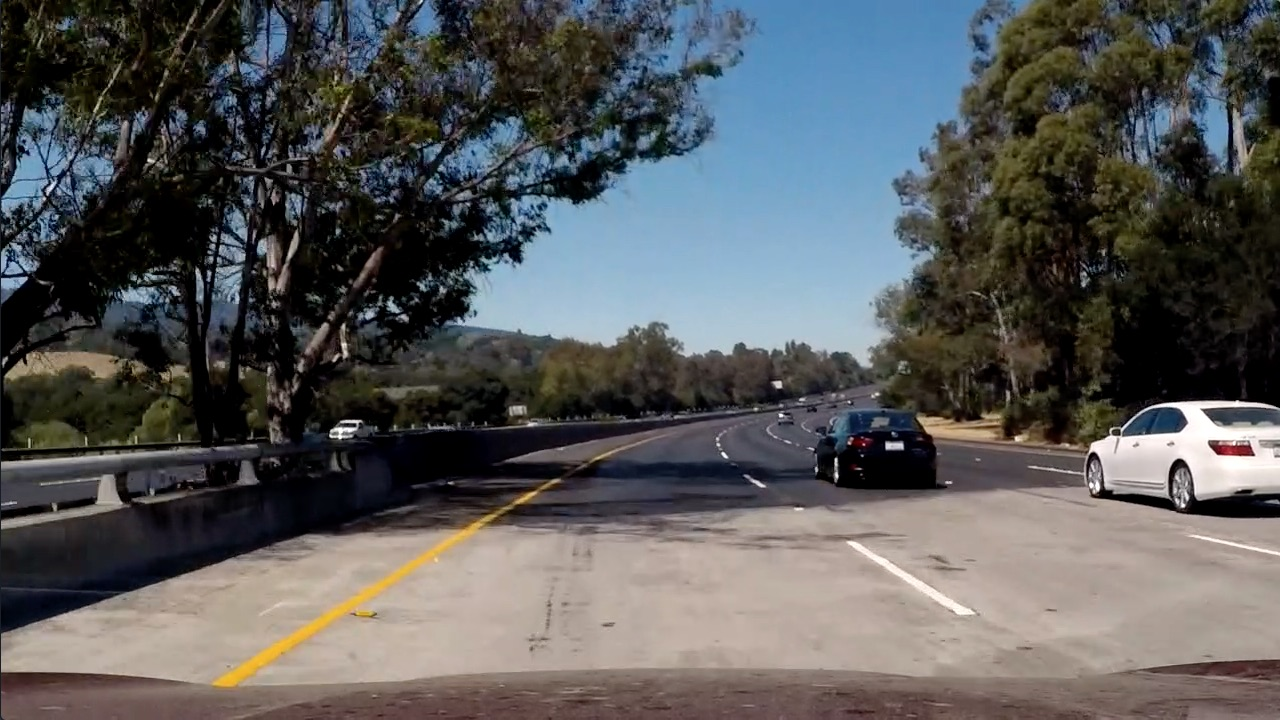
#> input picture data_input/test_images/test5.jpg, 1280 x 720 px
$ python test.py
#> lines starting #> are read from the running program, lines starting #| are printed output that depends on the picture

import numpy as np
import cv2
import matplotlib.pyplot as plt
import matplotlib.image as mpimg
import glob


def warp(img):
    img_size = (img.shape[1], img.shape[0])

    src = np.float32(
        [[685, 450],
          [1090, 710],
          [220, 710],
          [595, 450]])

    dst = np.float32(
        [[900, 0],
          [900, 710],
          [250, 710],
          [250, 0]])

    M = cv2.getPerspectiveTransform(src, dst)
    Minv = cv2.getPerspectiveTransform(dst, src)

    binary_warped = cv2.warpPerspective(img, M, img_size, flags=cv2.INTER_LINEAR)

    return binary_warped, Minv

def compare_plotted_images(image1, image2, image1_exp="Image 1", image2_exp="Image 2"):
    f, (ax1, ax2) = plt.subplots(1, 2, figsize=(24, 9))
    f.tight_layout()
    cv2.imshow('image1',image1)
    ax1.plot([685, 1090], [450, 710], color='r', linewidth="5")
    ax1.plot([1090, 220], [710, 710], color='r', linewidth="5")
    ax1.plot([220, 595], [710, 450], color='r', linewidth="5")
    ax1.plot([595, 685], [450, 450], color='r', linewidth="5")
    ax1.set_title(image1_exp, fontsize=50)
    cv2.imshow('image2',image2)
    ax2.plot([900, 900], [0, 710], color='r', linewidth="5")
    ax2.plot([900, 250], [710, 710], color='r', linewidth="5")
    ax2.plot([250, 250], [710, 0], color='r', linewidth="5")
    ax2.plot([250, 900], [0, 0], color='r', linewidth="5")
    ax2.set_title(image2_exp, fontsize=50)
    plt.subplots_adjust(left=0., right=1, top=0.9, bottom=0.)
    cv2.imshow('image test ' , warped)
    cv2.waitKey(0)
image = cv2.imread('data_input/test_images/test5.jpg')
#> image is the input picture: shape (720, 1280, 3); mean B, G, R 89.8, 89.3, 88.5
warped, Minv = warp(image)
#> in warp, `binary_warped = cv2.warpPerspective(img, M, img_size, flags=cv2.INTER_..`:
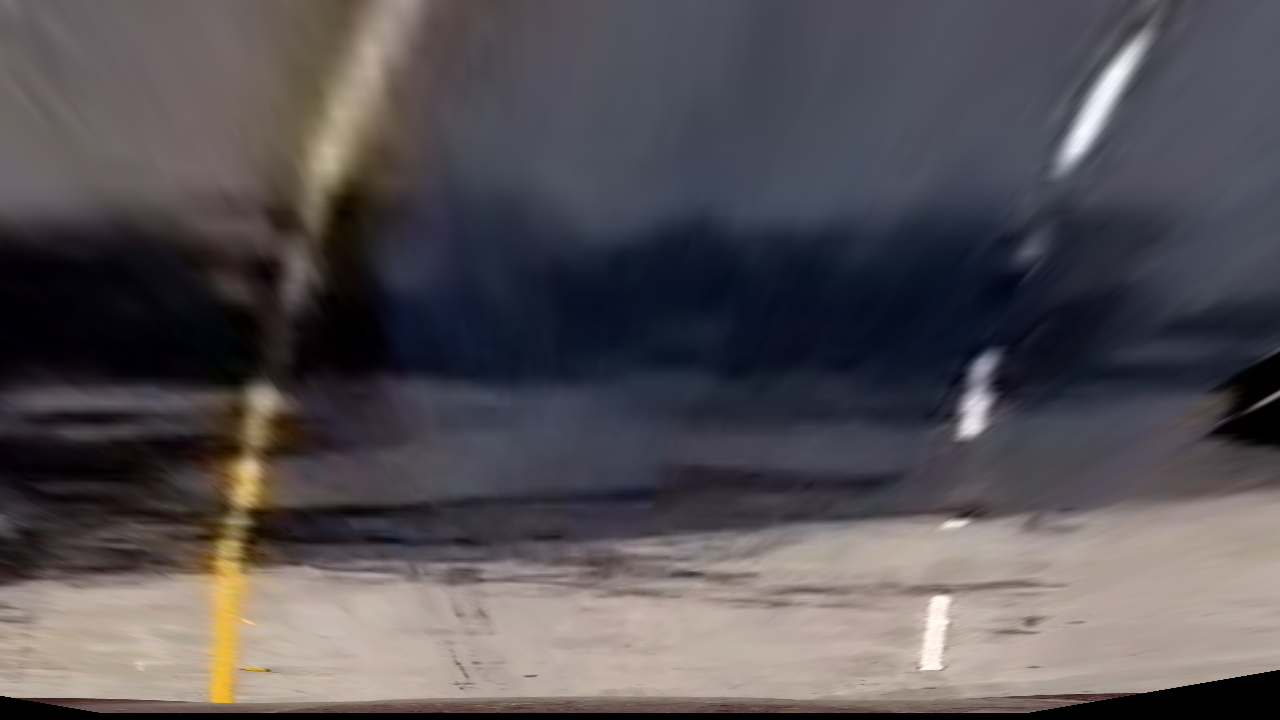
#> binary_warped: shape (720, 1280, 3); mean B, G, R 84.3, 80.7, 85.5
#> Minv = [[0.138, -0.806, 560.4], [1.75e-16, -0.53, 450], [2.48e-19, -0.00126, 1]]
compare_plotted_images(image, warped, "Original Image", "Warped Image")
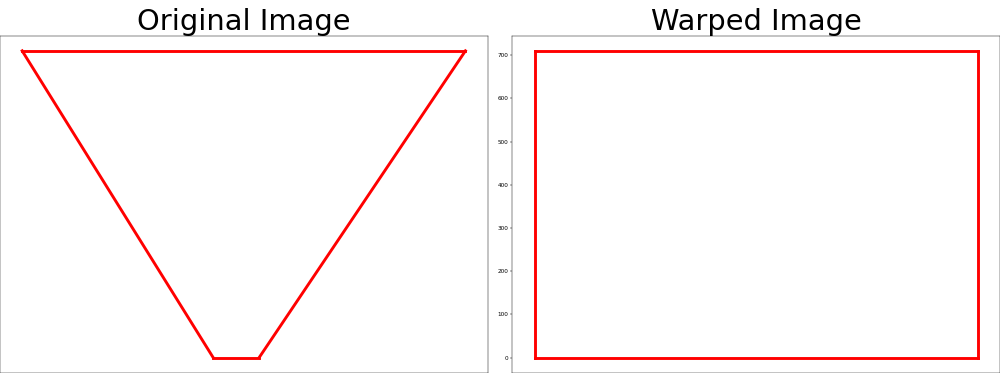
#> figure drawn by matplotlib, 2 panels

$ run again, with data_input/test_images/test1.jpg copied over data_input/test_images/test5.jpg
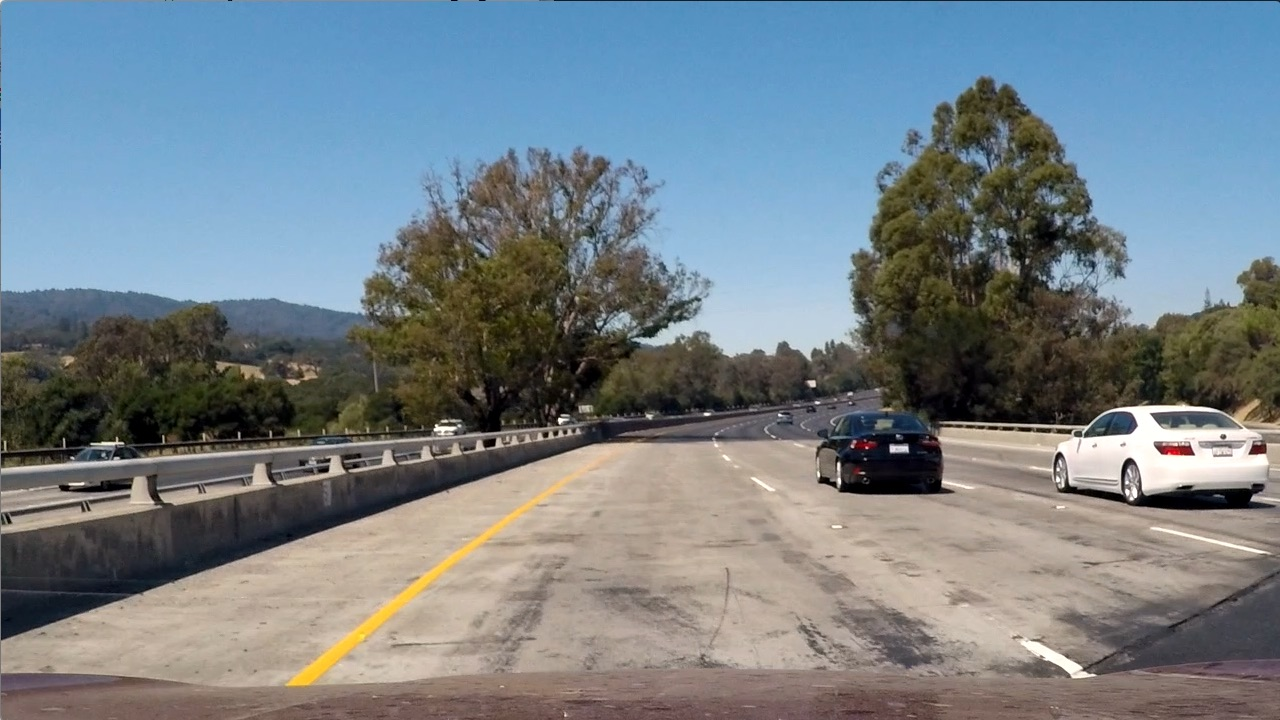
#> input picture data_input/test_images/test1.jpg, 1280 x 720 px
#> image is the input picture: shape (720, 1280, 3); mean B, G, R 135.5, 128.7, 117.5
#> in warp, `binary_warped = cv2.warpPerspective(img, M, img_size, flags=cv2.INTER_..`:
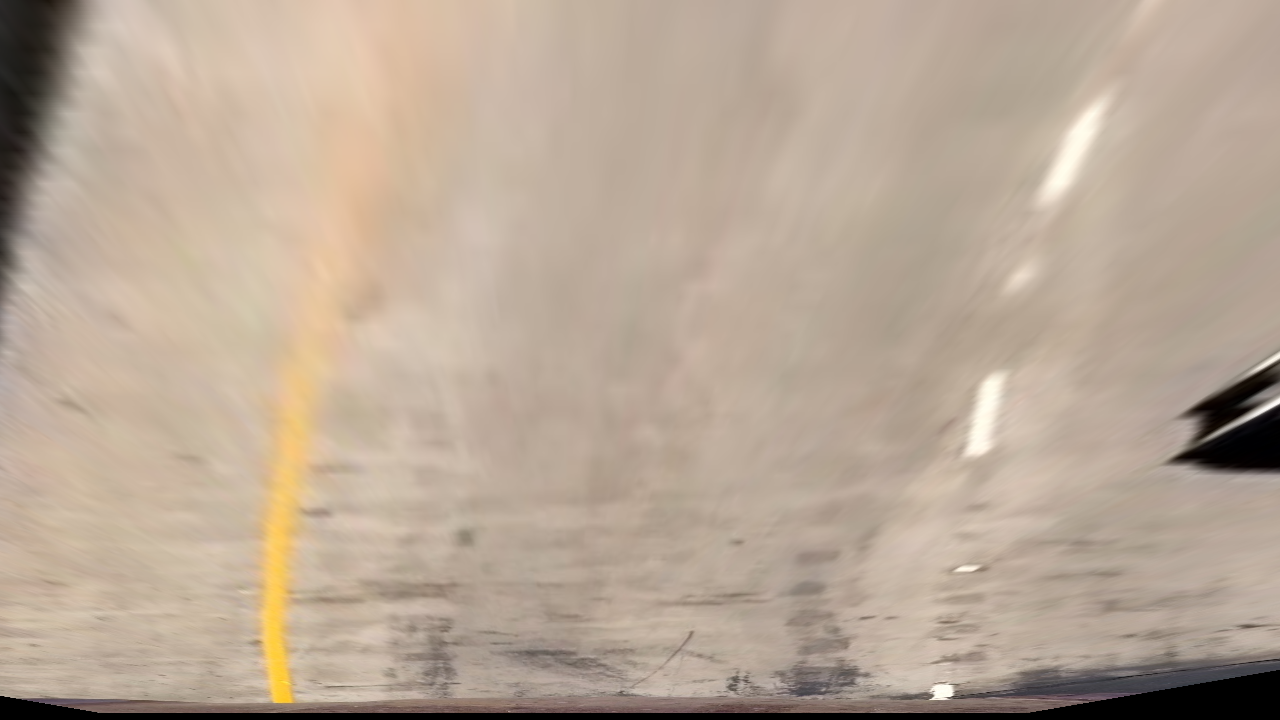
#> binary_warped: shape (720, 1280, 3); mean B, G, R 150.3, 167.2, 184.5
#> Minv = [[0.138, -0.806, 560.4], [1.75e-16, -0.53, 450], [2.48e-19, -0.00126, 1]]

$ run again, with data_input/test_images/test2.jpg copied over data_input/test_images/test5.jpg
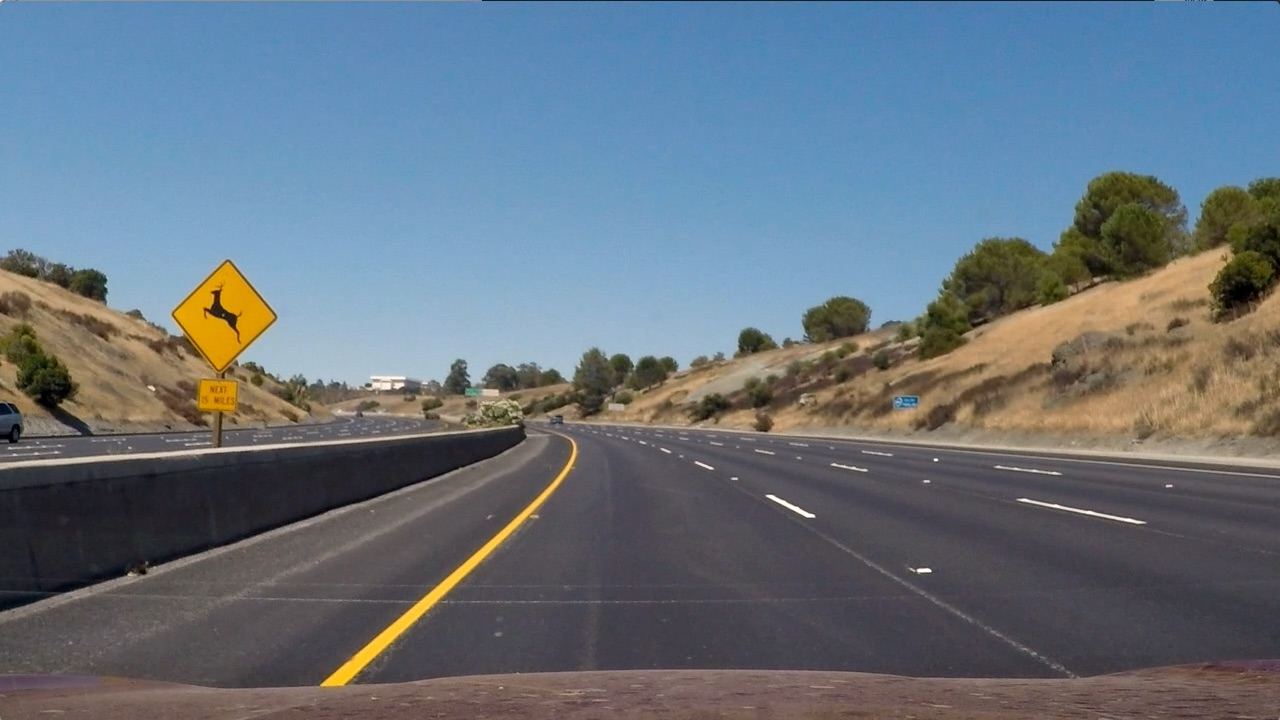
#> input picture data_input/test_images/test2.jpg, 1280 x 720 px
#> image is the input picture: shape (720, 1280, 3); mean B, G, R 125.5, 114.6, 102.8
#> in warp, `binary_warped = cv2.warpPerspective(img, M, img_size, flags=cv2.INTER_..`:
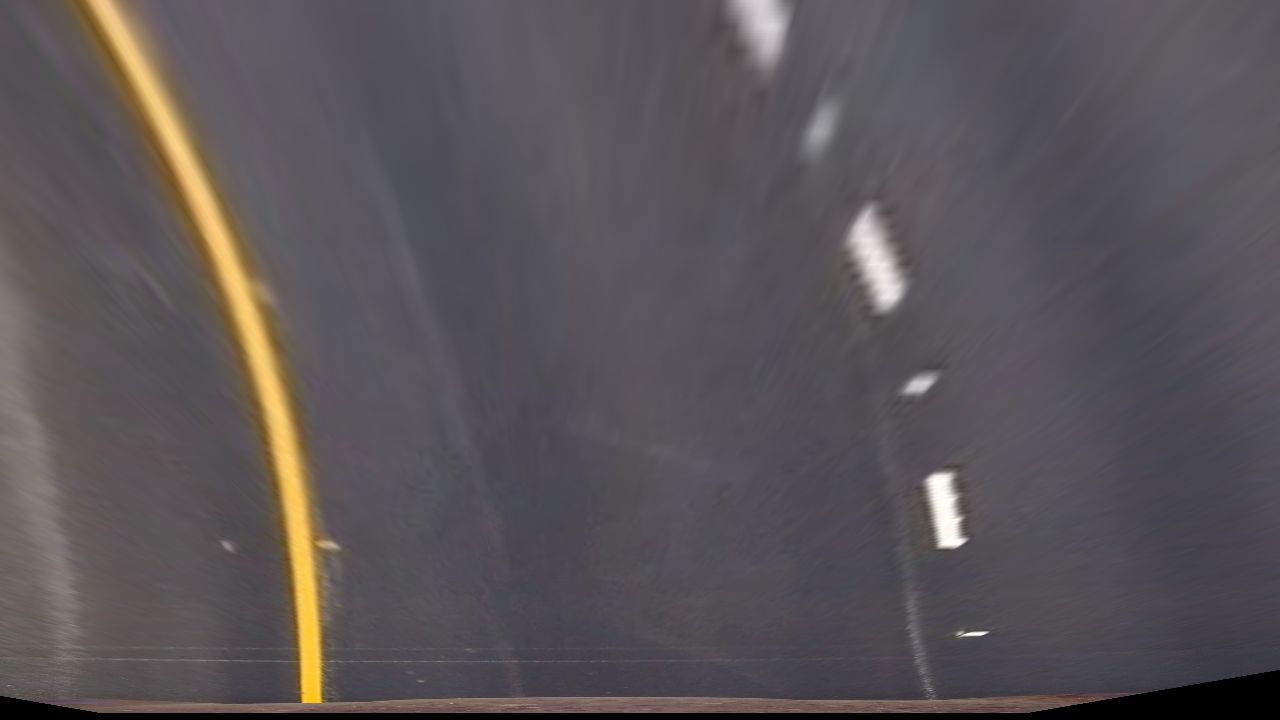
#> binary_warped: shape (720, 1280, 3); mean B, G, R 87.8, 84.5, 89.8
#> Minv = [[0.138, -0.806, 560.4], [1.75e-16, -0.53, 450], [2.48e-19, -0.00126, 1]]

$ run again, with data_input/test_images/test3.jpg copied over data_input/test_images/test5.jpg
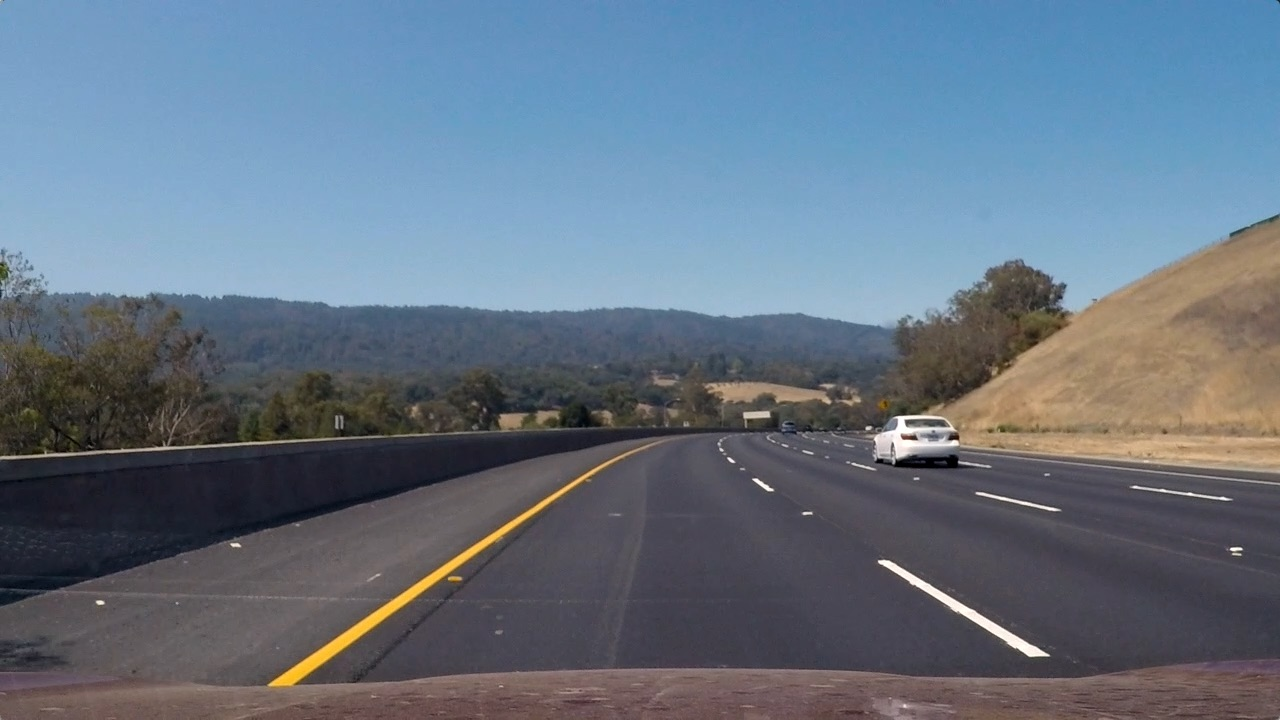
#> input picture data_input/test_images/test3.jpg, 1280 x 720 px
#> image is the input picture: shape (720, 1280, 3); mean B, G, R 130.7, 115.3, 101.1
#> in warp, `binary_warped = cv2.warpPerspective(img, M, img_size, flags=cv2.INTER_..`:
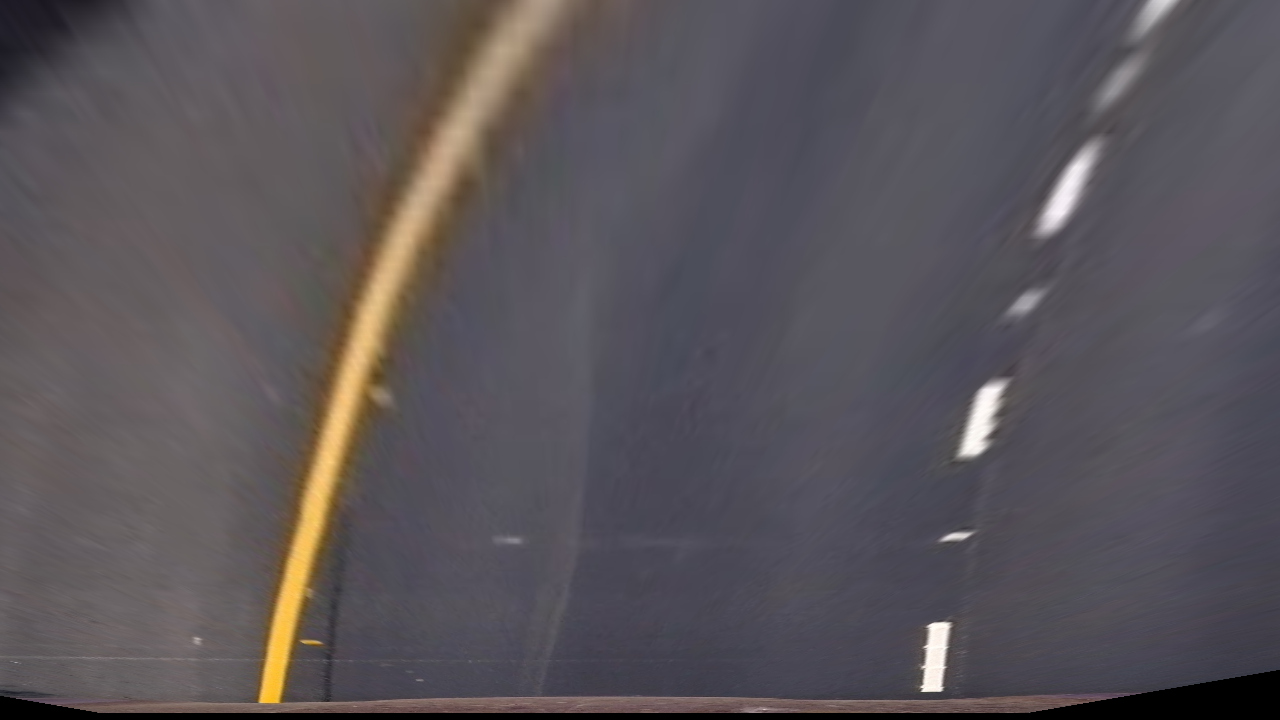
#> binary_warped: shape (720, 1280, 3); mean B, G, R 89.1, 84.4, 89.5
#> Minv = [[0.138, -0.806, 560.4], [1.75e-16, -0.53, 450], [2.48e-19, -0.00126, 1]]
